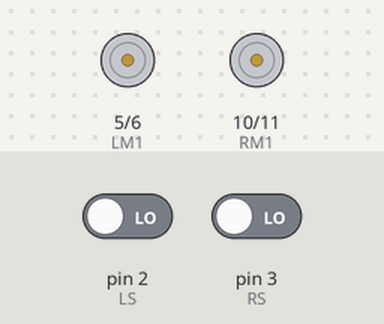
Bench run of a sketch on a simulated Arduino Uno, built with avr-gcc and run on an emulated ATmega328P. On the bench: motor-driver pin pairs drawn as motors (green arrow = first pin HIGH = forward, orange = second pin HIGH = backward, longer = more drive). The inputs (shaded band) are chosen by the test bench; at power-on: pin 2 (LS) LOW, pin 3 (RS) LOW.

Above: at 1.2 s.
1.3 s: pin 2 (LS) driven HIGH
At 2.0 s:
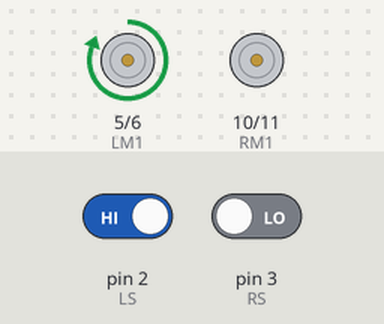
2.8 s: pin 3 (RS) driven HIGH
At 3.2 s:
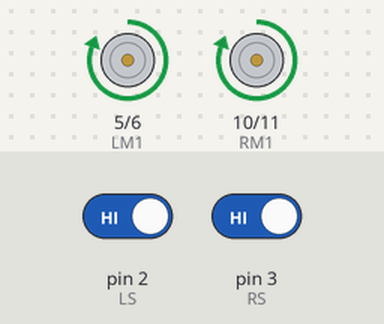
4.3 s: pin 2 (LS) driven LOW
At 5.5 s:
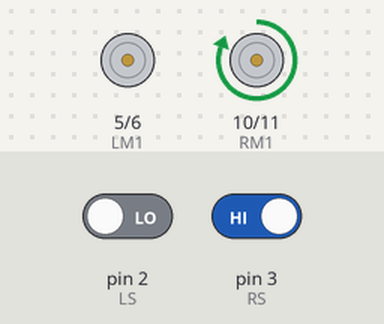
5.8 s: pin 3 (RS) driven LOW
At 6.6 s:
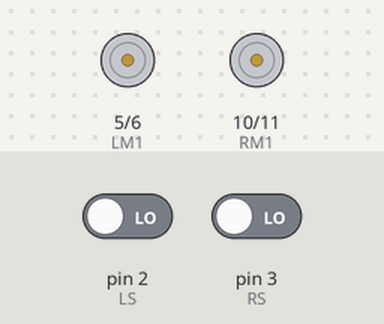
Timing chart, 0 to 8.3 s (numbered marks = the images above; inputs shaded):
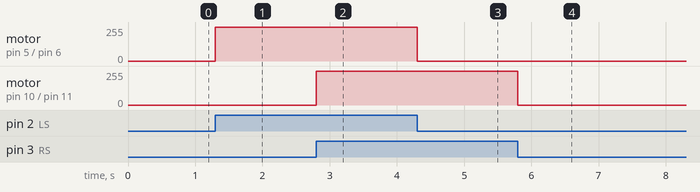

Measured:
- after the input at 1.3 s, motor on pin 5 (LM1) / pin 6 (LM2): stopped → forward 255/255 at once
- after the input at 2.8 s, motor on pin 10 (RM1) / pin 11 (RM2): stopped → forward 255/255 at once
- after the input at 4.3 s, motor on pin 5 (LM1) / pin 6 (LM2): forward 255/255 → stopped at once
- after the input at 5.8 s, motor on pin 10 (RM1) / pin 11 (RM2): forward 255/255 → stopped at once

The sketch:

Line_follower.ino
```cpp
int LS = 2;
int RS = 3;
int LM1 = 5;
int LM2 = 6;
int RM1 = 10;
int RM2 = 11;

void setup()
{
  pinMode(LS, INPUT);
  pinMode(RS, INPUT);
  pinMode(LM1, OUTPUT);
  pinMode(LM2, OUTPUT);
  pinMode(RM1, OUTPUT);
  pinMode(RM2, OUTPUT);
}

void loop()
{
  if (digitalRead(LS)&& digitalRead(RS))
  {
    digitalWrite(LM1, HIGH);
    digitalWrite(LM2, LOW);
    digitalWrite(RM1, HIGH);
    digitalWrite(RM2, LOW);
  }
if (!(digitalRead(LS))&& digitalRead(RS))
  {
    digitalWrite(LM1, LOW);
    digitalWrite(LM2, LOW);
    digitalWrite(RM1, HIGH);
    digitalWrite(RM2, LOW);
  }
if (digitalRead(LS)&& !(digitalRead(RS)))
  {
    digitalWrite(LM1, HIGH);
    digitalWrite(LM2, LOW);
    digitalWrite(RM1, LOW);
    digitalWrite(RM2, LOW);
  }
if (!(digitalRead(LS))&& !(digitalRead(RS)))
  {
    digitalWrite(LM1, LOW);
    digitalWrite(LM2, LOW);
    digitalWrite(RM1, LOW);
    digitalWrite(RM2, LOW);
  }
}
```
